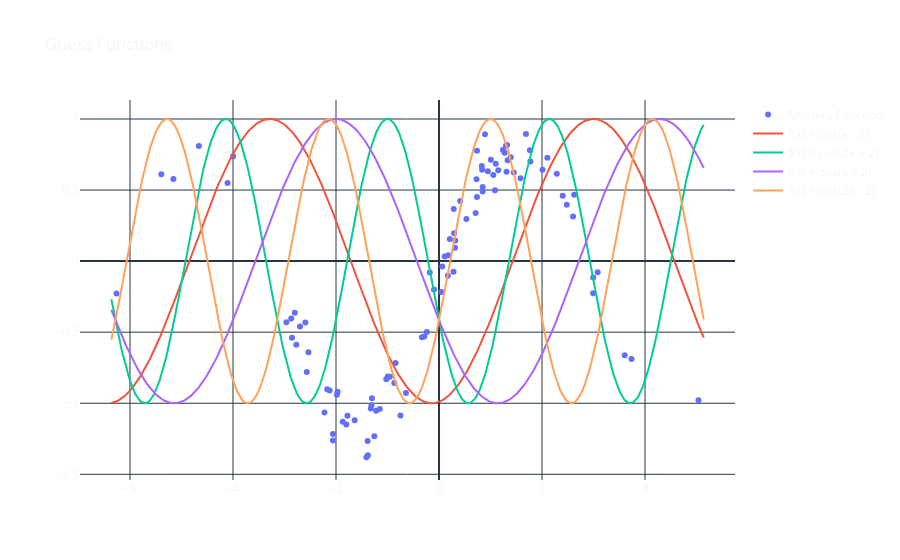

The notebook cell this image was saved under:
### Markdown cell above
**If you read the cell above, or you just looked at the plotted graph, you already know the function we want to approximate. However, let us pretend we don't.**

**Here are some possible models that could (if we didn't know what it was) explain the function above:**

$$y_1 = f(x) = cos(x - 3)$$
$$y_2 = f(x) = cos(2x + 2)$$
$$y_3 = f(x) = cos(x + 2)$$
$$y_4 = f(x) = cos(2x - 2)$$

**Let us see how these models compare to our mystery function.**

### Code cell
def model(w, x):
    """
    Compute the output of the cosine function given 
    the input x and the weight vector w.

    Args:
        w (numpy.ndarray): A 1D numpy array of size 2 
    containing the weight parameters of the model.
        x (numpy.ndarray): A 1D numpy array representing 
    the input to the model.

    Returns:
    numpy.ndarray: A 1D numpy array representing the 
    output of the model for the given input.

    """
    return np.cos(w[0] * x + w[1])


x_test = np.linspace(x.min()-.1, x.max()+.1, 500)

y_1 = model([1, -3], x_test)
y_2 = model([2, 2], x_test)
y_3 = model([1, 2], x_test)
y_4 = model([2, -2], x_test)

fig = go.Figure(data=go.Scatter(
    x=x, y=y, mode='markers', name='Mystery Function'))

fig.add_trace(go.Scatter(x=x_test, y=y_1, name='f(x) = cos(x - 3)'))
fig.add_trace(go.Scatter(x=x_test, y=y_2, name='f(x) = cos(2x + 2)'))
fig.add_trace(go.Scatter(x=x_test, y=y_3, name='f(x) = cos(x + 2)'))
fig.add_trace(go.Scatter(x=x_test, y=y_4, name='f(x) = cos(2x - 2)'))

fig.update_layout(template='plotly_dark',
                  title='Guess Functions',
                  paper_bgcolor='rgba(0, 0, 0, 0)',
                  plot_bgcolor='rgba(0, 0, 0, 0)')
fig.show()

### Figure 1 — Plotly figure (JSON) as saved in the notebook; plotly's stock layout.template omitted (floating-point values rounded to 4 significant figures; data arrays with more than 128 entries replaced by an {"elided": "..."} marker saying what was removed)
{"data": [{"mode": "markers", "name": "Mystery Function", "type": "scatter", "x": [-0.749, 0.2849, -2.536, -0.9949, 3.079, 3.737, 0.2091, -4.662, 5.038, 1.086, -5.157, -1.222, 1.687, 1.774, 2.994, 0.4106, -1.41, 0.7372, -0.332, 2.402, -2.7, 2.992, -1.151, 2.48, 1.452, -0.9541, -5.392, 0.06221, 1.299, -0.8437, -2.224, -0.09697, 0.8928, -1.386, 0.5309, -2.854, -0.868, 1.102, -0.642, 0.1725, 1.332, 1.393, -1.024, 0.847, 0.9485, 1.15, 2.625, 0.728, 1.582, -2.799, -0.2363, 3.605, 1.274, -1.799, -2.059, -2.772, -2.06, 0.7367, 0.2812, 2.009, 1.311, 2.603, -1.303, 0.3153, 0.1102, -1.778, 2.287, 0.8471, -0.2862, -1.325, -2.596, -2.964, -2.869, 0.7113, -1.87, 1.054, -1.311, 1.323, -0.1796, -1.969, -2.568, -4.106, 0.04842, 1.765, 0.1781, 0.8374, 0.8301, -6.262, -1.382, -1.983, 0.3108, -1.256, 1.007, -3.997, -1.638, 1.242, -2.171, 0.2935, 2.103, -2.123], "y": [-1.086, 0.3666, -0.6412, -0.8126, -0.07872, -0.688, 0.1554, 0.8095, -0.9794, 0.4988, 0.5779, -1.053, 0.8941, 0.7006, -0.1145, 0.4231, -1.38, 0.7758, -0.5352, 0.4596, -0.4597, -0.2269, -1.041, 0.3974, 0.6228, -0.8143, 0.6113, -0.03845, 0.8113, -0.7174, -1.065, -0.199, 0.8922, -1.265, 0.2956, -0.5399, -0.858, 0.6859, -0.9272, -0.1032, 0.7094, 0.7311, -0.8319, 0.5216, 0.632, 0.6385, 0.4675, 0.5764, 0.5829, -0.3629, -0.4989, -0.6614, 0.7629, -1.15, -1.262, -0.5886, -1.217, 0.4516, -0.07532, 0.6428, 0.628, 0.3144, -0.9644, 0.1443, 0.0328, -1.088, 0.6147, 0.4896, -0.5312, -1.037, -0.4312, -0.4299, -0.4036, 0.3394, -1.13, 0.6056, -1.014, 0.8174, -0.08081, -0.9184, -0.781, 0.5496, -0.2176, 0.7807, 0.0406, 0.643, 0.6687, -0.2284, -1.365, -0.9398, 0.09362, -1.232, 0.7129, 0.7374, -1.12, 0.7819, -0.902, 0.1954, 0.7265, -0.9096]}, {"name": "f(x) = cos(x - 3)", "type": "scatter", "x": {"elided": "500 float values"}, "y": {"elided": "500 float values"}}, {"name": "f(x) = cos(2x + 2)", "type": "scatter", "x": {"elided": "500 float values"}, "y": {"elided": "500 float values"}}, {"name": "f(x) = cos(x + 2)", "type": "scatter", "x": {"elided": "500 float values"}, "y": {"elided": "500 float values"}}, {"name": "f(x) = cos(2x - 2)", "type": "scatter", "x": {"elided": "500 float values"}, "y": {"elided": "500 float values"}}], "layout": {"paper_bgcolor": "rgba(0, 0, 0, 0)", "plot_bgcolor": "rgba(0, 0, 0, 0)", "title": {"text": "Guess Functions"}}}
